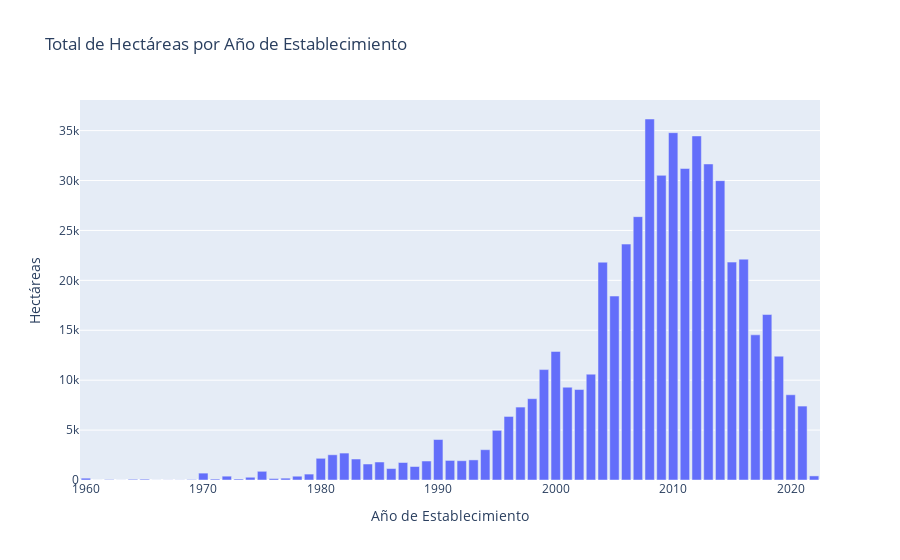

Notebook code for this chart:
### Code cell
# Total de Hectáreas por Año de Establecimiento
hectareas_por_anio = df.groupby('Año de Establecimiento')['Hectareas (Ha)'].sum().reset_index()
fig = px.bar(hectareas_por_anio, x='Año de Establecimiento', y='Hectareas (Ha)', title='Total de Hectáreas por Año de Establecimiento')
fig.update_layout(xaxis_title='Año de Establecimiento', yaxis_title='Hectáreas')
fig.show()

### Figure 1 — Plotly figure (JSON) as saved in the notebook; plotly's stock layout.template omitted (floating-point values rounded to 4 significant figures)
{"data": [{"alignmentgroup": "True", "hovertemplate": "Año de Establecimiento=%{x}<br>Hectareas (Ha)=%{y}<extra></extra>", "legendgroup": "", "marker": {"color": "#636efa", "pattern": {"shape": ""}}, "name": "", "offsetgroup": "", "orientation": "v", "showlegend": false, "textposition": "auto", "type": "bar", "x": [1960, 1961, 1962, 1963, 1964, 1965, 1966, 1967, 1968, 1969, 1970, 1971, 1972, 1973, 1974, 1975, 1976, 1977, 1978, 1979, 1980, 1981, 1982, 1983, 1984, 1985, 1986, 1987, 1988, 1989, 1990, 1991, 1992, 1993, 1994, 1995, 1996, 1997, 1998, 1999, 2000, 2001, 2002, 2003, 2004, 2005, 2006, 2007, 2008, 2009, 2010, 2011, 2012, 2013, 2014, 2015, 2016, 2017, 2018, 2019, 2020, 2021, 2022], "xaxis": "x", "y": [183.1, 1.2, 47.6, 5.7, 73, 84.5, 6.5, 11, 14.1, 49.2, 689.9, 95.2, 383.3, 98.8, 275.6, 871.5, 149.5, 185.4, 379.7, 593.2, 2174.0, 2528.0, 2697.0, 2102.0, 1602.0, 1802.0, 1147.0, 1753, 1352.0, 1902.0, 4056.0, 1961.0, 1932.0, 2014, 3037.0, 4973.0, 6367.0, 7306.0, 8147.0, 11060.0, 12880.0, 9295.0, 9064.0, 10600.0, 21820.0, 18430.0, 23630.0, 26381, 36160.0, 30520.0, 34790.0, 31202, 34470.0, 31660.0, 29990.0, 21830.0, 22120.0, 14540.0, 16580.0, 12400.0, 8538.0, 7406.0, 410.6], "yaxis": "y"}], "layout": {"autosize": true, "barmode": "relative", "legend": {"tracegroupgap": 0}, "title": {"text": "Total de Hectáreas por Año de Establecimiento"}, "xaxis": {"anchor": "y", "autorange": true, "domain": [0, 1], "range": [1960.0, 2022.0], "title": {"text": "Año de Establecimiento"}, "type": "linear"}, "yaxis": {"anchor": "x", "autorange": true, "domain": [0, 1], "range": [0, 38070.0], "title": {"text": "Hectáreas"}, "type": "linear"}}}
